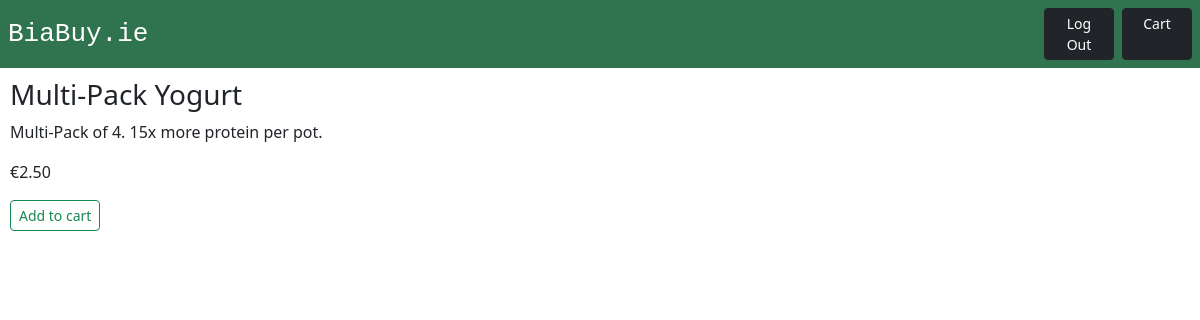
Screenshot of /Multi-Pack Yogurt/ (signed in) with the database file from the repository.
### catalog/models.py (models this page shows, shortened)
class Item(models.Model):
    category = models.ForeignKey(Category, on_delete=models.CASCADE)
    item_name = models.CharField(max_length=200)
    item_desc = models.TextField("description")
    item_price = models.DecimalField(max_digits=10, decimal_places=2)

### catalog/views.py (the view)
# urls.py: path("<str:item_name_url>/", views.item_page, name="item_page"),
def item_page(request, item_name_url):
    item = Item.objects.get(item_name=item_name_url)
    context = {"item": item}
    return render(request, "catalog/item_page.html", context)

### catalog/templates/catalog/item_page.html (shortened to what this page needs)
{% extends "base.html" %}
{% block content %}
    <h3>{{ item.item_name }}</h3>
    <p>{{ item.item_desc }}</p>
    <p>€{{ item.item_price }}</p>
    {% if user.is_authenticated %}
        <form action="/cart/add/{{ item.id }}/" method="POST">
        <button
        type="submit"
        class="btn btn-outline-success btn-sm">
        Add to cart
        </button>
        {% else %}
        <a
        class="btn btn-outline-secondary btn-sm"
        href="/accounts/login">
        Add to cart
        </a>
    {%endif%}
{% endblock %}

### rows the page displays
Item: item_name "Multi-Pack Yogurt", item_desc "Multi-Pack of 4. 15x more protein per pot.", item_price "2.50"
